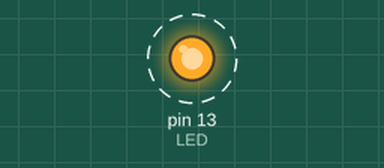
The sketch below on a simulated Arduino Uno, built with avr-gcc and run on an emulated ATmega328P. Parts: output pins drawn as LEDs (lit = HIGH). Dashed ring = blinking.

Above: at 0.2 s.
Timing chart, 0 to 5.8 s (numbered marks = the images above):
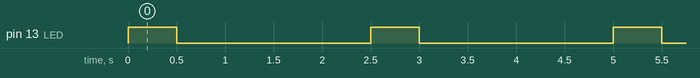

Measured:
- by itself, pin 13 (LED): alternates HIGH for 0.50 s and LOW for 2.0 s

The sketch:

C_1.ino
```cpp
/*
  File: C_1
  Behavior: LED turns on
  Ports used:
        13  => Output
  Date: 2013/04/28 16:53:37

*/

const int LED = 13;    // Port 13 => Output (Connect the anode of the LED to this port)

void setup()
{

    pinMode(LED, OUTPUT);

}

void loop()
{

    digitalWrite(LED, HIGH);
    delay(500);

    digitalWrite(LED, LOW);
    delay(2000);

}
```
